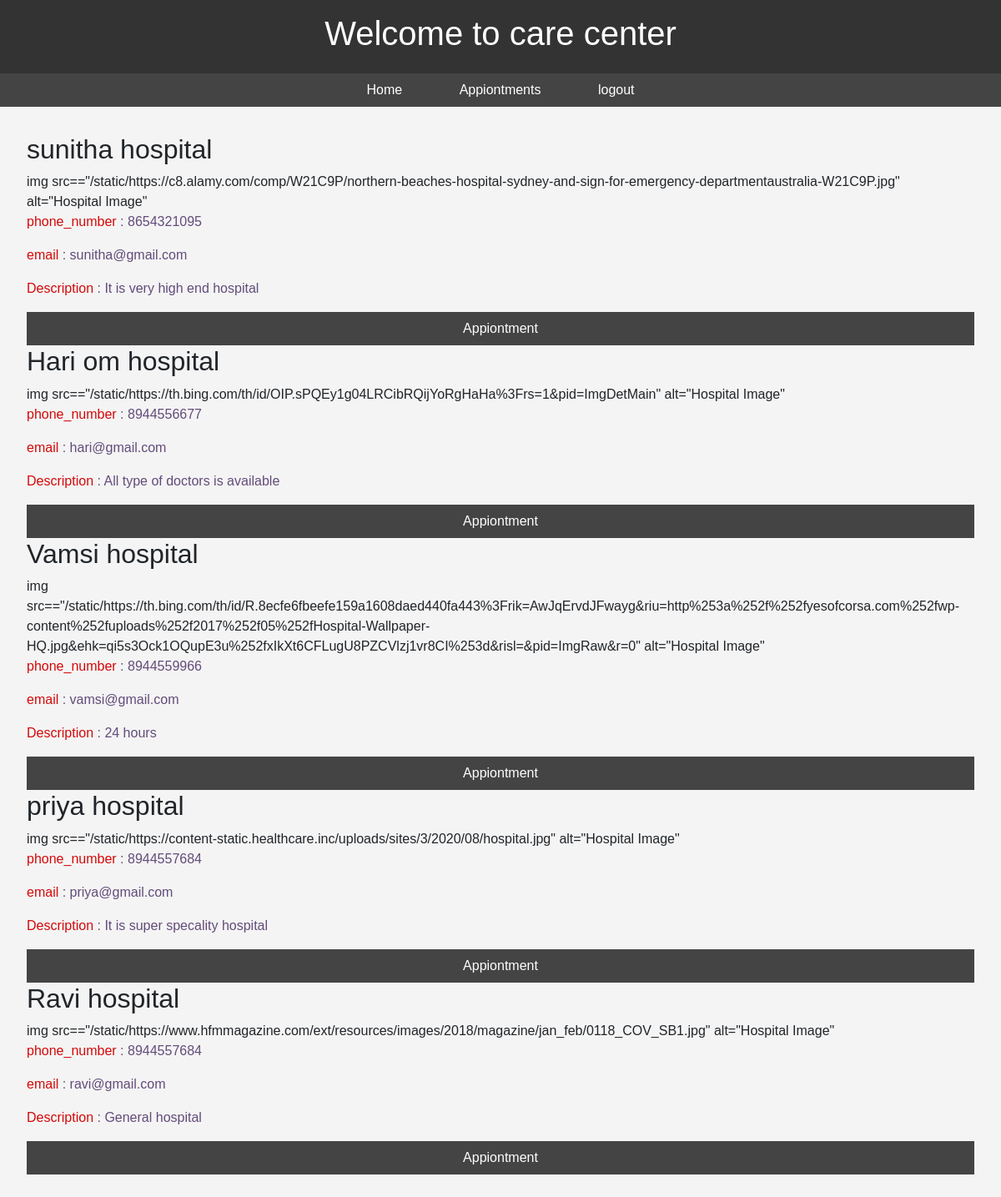
Page /home on the earlier database version.
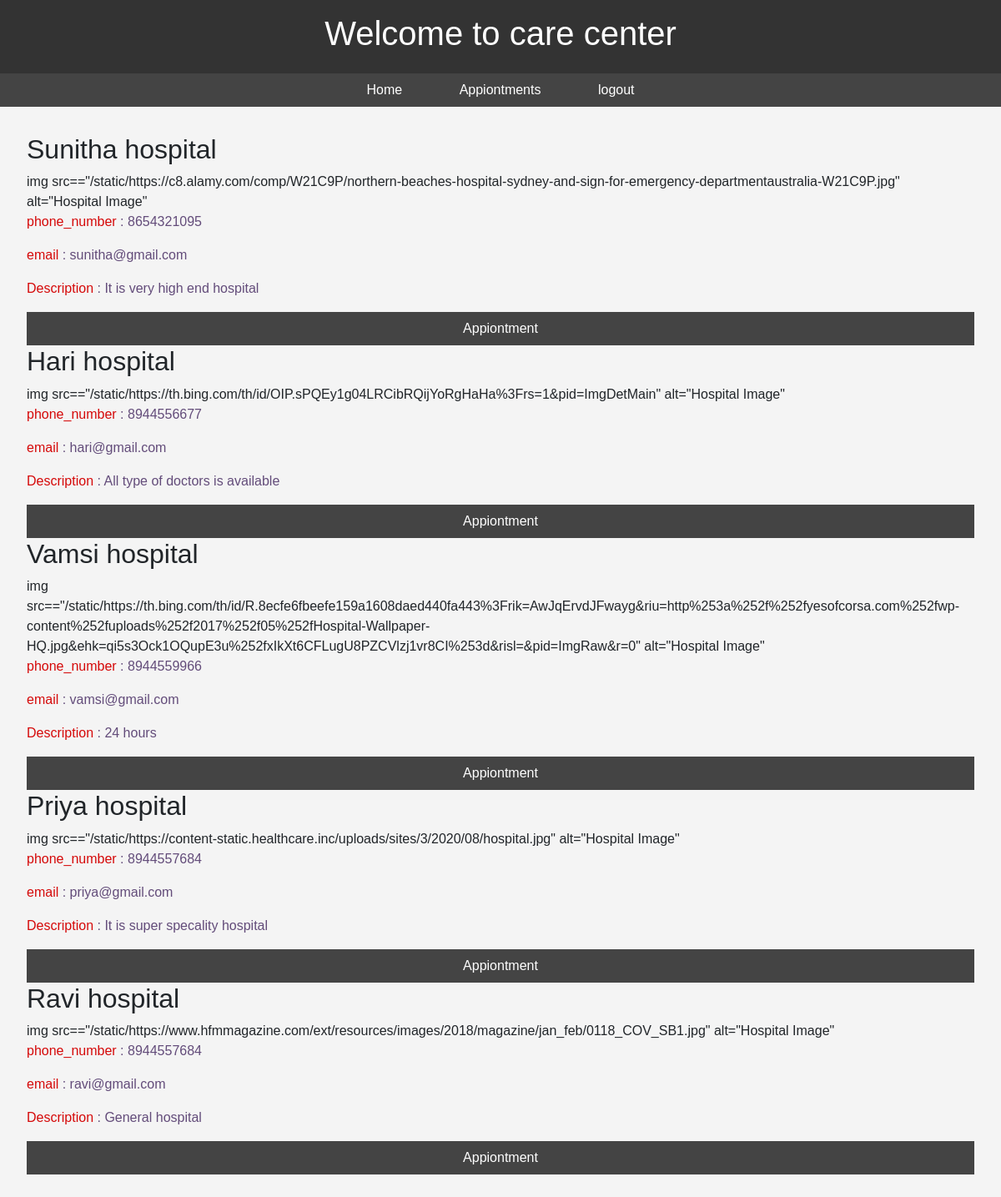
Same page on the later database version.
### tables this page shows
CREATE TABLE `hospital` (`id` INTEGER PRIMARY KEY AUTOINCREMENT UNIQUE NOT NULL, `phone_number` INTEGER NOT NULL, `hash` TEXT NOT NULL, "mail" TEXT, image TEXT, description TEXT, `name` TEXT);

### app.py (the view)
@app.route("/home")
def home():
    try:
       hospitals=db.execute("select name,phone_number,mail,image,description from hospital ")
    except Exception as e:
       print(f"Database query failed:{e}")
       hospitals = []
    return render_template("home.html",hospitals=hospitals)

### templates/home.html (shortened to what this page needs)
<!DOCTYPE html>
<html lang="en">
<head>
    <link href="https://cdn.jsdelivr.net/npm/bootstrap@5.3.2/dist/css/bootstrap.min.css" rel="stylesheet">
</head>
<body>
  <header>
    <h1>Welcome to care center</h1>
  </header>
  <nav>
    <a href="/home">Home</a>
    <a href="/Appiontment">Appiontments</a>
    <a href="/logout">logout</a>
  </nav>
  <section>
    {% for hospital in hospitals %}
    <div>
      <h2>{{ hospital.name }}</h2>
      img src=="{{url_for('static',filename=hospital.image)}}" alt="Hospital Image"
    </div>
      <p style="color: rgb(99, 76, 122)"><span style="color: rgb(213, 9, 9);">phone_number</span>  :   {{hospital["phone_number"]}}</p>
      <p style="color: rgb(99, 76, 122)"><span style="color: rgb(213, 9, 9);">email</span>  :   {{hospital["mail"]}}</p>
      <p style="color: rgb(99, 76, 122)"><span style="color: rgb(213, 9, 9);">Description</span>  :   {{hospital["description"]}}</p>
    <nav>
      <a href="/slot_booking">Appiontment</a>
    </nav>
    {%endfor %}
  </section>
</body>
</html>

### templates/home.html (style rules this page uses)
body { font-family: 'Arial', sans-serif; margin: 0; padding: 0; background-color: #f4f4f4; background-repeat: repeat; }
header { background-color: #333; color: #fff; text-align: center; padding: 1em; }
nav { background-color: #444; color: #fff; text-align: center; padding: 0.5em; }
nav a { color: #fff; text-decoration: none; padding: 1em; margin: 0 1em; }
section { padding: 2em; }
a { color: antiquewhite; }

Differences in the rows shown:
changed hospital "sunitha@gmail.com": name "sunitha hospital" → "Sunitha hospital"
changed hospital "hari@gmail.com": name "Hari om hospital" → "Hari hospital"
changed hospital "priya@gmail.com": name "priya hospital" → "Priya hospital"
